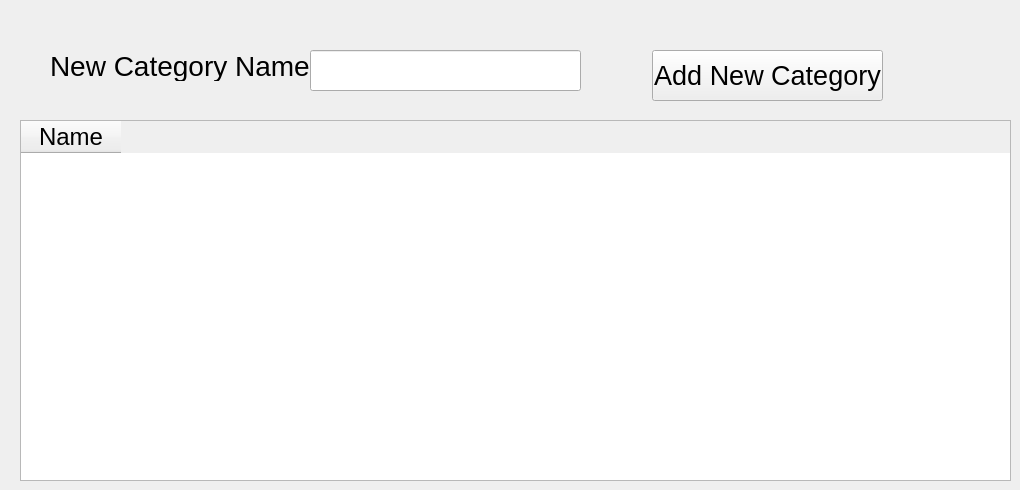
      <widget class="QWidget" name="tab_7">
       <attribute name="title">
        <string>Categories</string>
       </attribute>
       <widget class="QTableWidget" name="tableWidget_2">
        <property name="geometry">
         <rect>
          <x>20</x>
          <y>120</y>
          <width>991</width>
          <height>361</height>
         </rect>
        </property>
        <property name="font">
         <font>
          <family>Segoe UI</family>
          <pointsize>18</pointsize>
         </font>
        </property>
        <column>
         <property name="text">
          <string>Name</string>
         </property>
        </column>
       </widget>
       <widget class="QPushButton" name="pushButton_14">
        <property name="geometry">
         <rect>
          <x>652</x>
          <y>50</y>
          <width>231</width>
          <height>51</height>
         </rect>
        </property>
        <property name="font">
         <font>
          <family>Segoe UI</family>
          <pointsize>20</pointsize>
         </font>
        </property>
        <property name="text">
         <string>Add New Category</string>
        </property>
       </widget>
       <widget class="QLineEdit" name="lineEdit_19">
        <property name="geometry">
         <rect>
          <x>310</x>
          <y>50</y>
          <width>271</width>
          <height>41</height>
         </rect>
        </property>
       </widget>
       <widget class="QLabel" name="label_26">
        <property name="geometry">
         <rect>
          <x>50</x>
          <y>50</y>
          <width>261</width>
          <height>31</height>
         </rect>
        </property>
        <property name="font">
         <font>
          <family>Segoe UI</family>
          <pointsize>21</pointsize>
         </font>
        </property>
        <property name="text">
         <string>New Category Name</string>
        </property>
       </widget>
      </widget>
